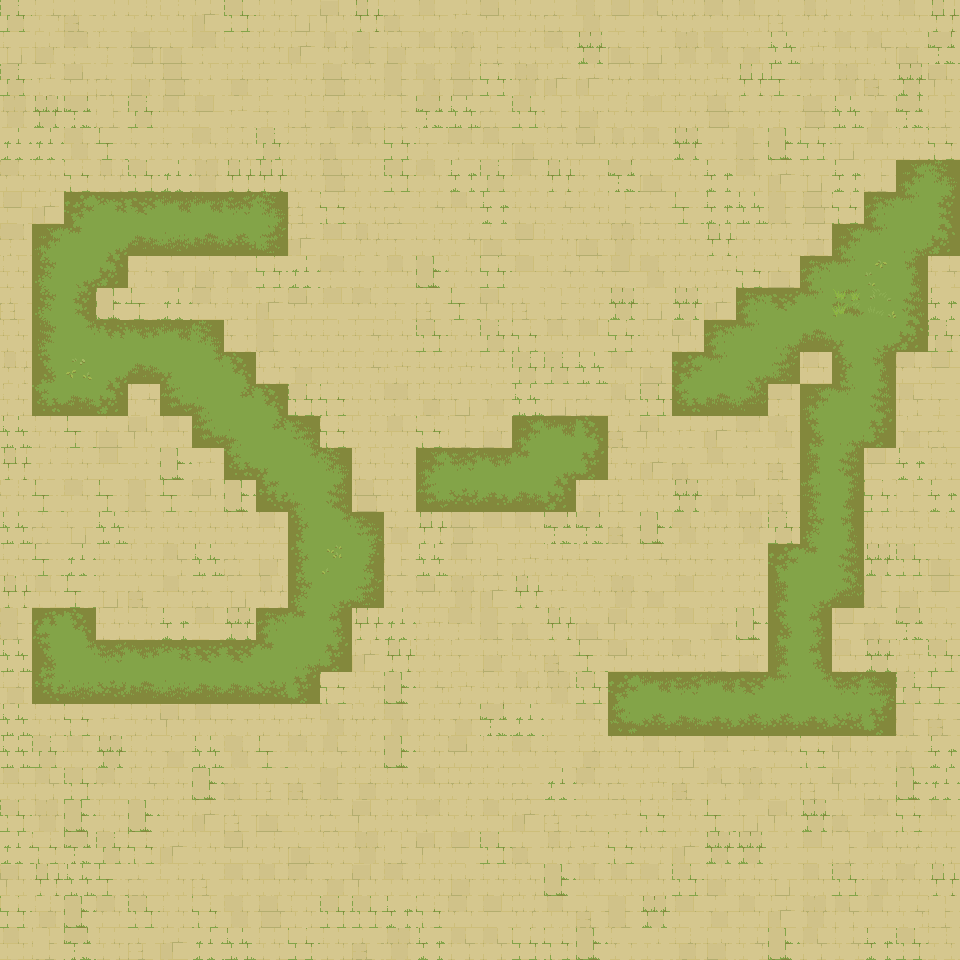

Rendered tile map (Tiled .tmx) drawn with the repository's tilesets; below, a short description and the map source with its tile grids summarised:
An orthogonal 30x30 tile map with 32x32 px tiles, 4 tile layers (ground, water, walls-1-2-3-4, walls-5-6-7-8), 18 tilesets and 810 objects (810x water).

<map version="1.10" tiledversion="1.10.1" orientation="orthogonal" renderorder="right-down" width="30" height="30" tilewidth="32" tileheight="32" infinite="0" nextlayerid="17" nextobjectid="862">
 <properties>
  <property name="AutomappingRadius" type="int" value="4" />
 </properties>
 <tileset firstgid="1" source="Terrain - Ancient Ruins.tsx" />
 <tileset firstgid="2210" source="Ancient Ruins-Tileset - wall 1.tsx" />
 <tileset firstgid="2450" source="Ancient Ruins-Tileset - wall 3.tsx" />
 <tileset firstgid="2690" source="Ancient Ruins-Tileset - wall 4.tsx" />
 <tileset firstgid="2930" source="Ancient Ruins-Tileset - wall 5.tsx" />
 <tileset firstgid="3170" source="Ancient Ruins-Tileset - wall 6.tsx" />
 <tileset firstgid="3410" source="Ancient Ruins-Tileset - wall 7.tsx" />
 <tileset firstgid="3650" source="Ancient Ruins-Tileset - wall 8.tsx" />
 <tileset firstgid="3890" source="Ancient Ruins-Animated Terrains-16 frames.tsx" />
 <tileset firstgid="6230" source="Ancient Ruins-Animated Terrains-16 frames-with transparency.tsx" />
 <tileset firstgid="8570" source="Ancient Ruins-Animated Terrains-8 frames.tsx" />
 <tileset firstgid="9527" source="Ancient Ruins-Animated Terrains-8 frames-with transparency.tsx" />
 <tileset firstgid="10484" source="Ancient Ruins-Animated Terrains2-16 frames.tsx" />
 <tileset firstgid="12824" source="Ancient Ruins-Animated Terrains2-8 frames.tsx" />
 <tileset firstgid="13781" source="Ancient Ruins-Animated Terrains2-8 frames-with transparency.tsx" />
 <tileset firstgid="14738" source="Ancient Ruins-Animated Terrains2-16 frames-with transparency.tsx" />
 <tileset firstgid="17078" source="Ancient Ruins-Tileset-Terrain2.tsx" />
 <tileset firstgid="21108" source="Ancient Ruins-Tileset - wall 2.tsx" />
 <layer id="13" name="ground" width="30" height="30">
  <data>[900 cells, 900 non-empty, 105 distinct tile ids]</data>
 </layer>
 <layer id="15" name="water" width="30" height="30">
  <data>[900 cells, 0 non-empty, 0 distinct tile ids]</data>
 </layer>
 <layer id="1" name="walls-1-2-3-4" width="30" height="30">
  <data>[900 cells, 0 non-empty, 0 distinct tile ids]</data>
 </layer>
 <layer id="6" name="walls-5-6-7-8" width="30" height="30">
  <data>[900 cells, 0 non-empty, 0 distinct tile ids]</data>
 </layer>
 <objectgroup id="16" name="objects">
  <object id="52" name="water" x="0" y="0" width="32" height="32" />
  <object id="53" name="water" x="32" y="0" width="32" height="32" />
  <object id="54" name="water" x="0" y="32" width="32" height="32" />
  <object id="55" name="water" x="32" y="32" width="32" height="32" />
  <object id="56" name="water" x="64" y="0" width="32" height="32" />
  <object id="57" name="water" x="64" y="32" width="32" height="32" />
  <object id="58" name="water" x="0" y="64" width="32" height="32" />
  <object id="59" name="water" x="32" y="64" width="32" height="32" />
  <object id="60" name="water" x="64" y="64" width="32" height="32" />
  <object id="61" name="water" x="96" y="0" width="32" height="32" />
  <object id="62" name="water" x="96" y="32" width="32" height="32" />
  <object id="63" name="water" x="96" y="64" width="32" height="32" />
  <object id="64" name="water" x="128" y="0" width="32" height="32" />
  <object id="65" name="water" x="128" y="32" width="32" height="32" />
  <object id="66" name="water" x="128" y="64" width="32" height="32" />
  <object id="67" name="water" x="160" y="0" width="32" height="32" />
  <object id="68" name="water" x="192" y="0" width="32" height="32" />
  <object id="69" name="water" x="160" y="32" width="32" height="32" />
  <object id="70" name="water" x="192" y="32" width="32" height="32" />
  <object id="71" name="water" x="224" y="0" width="32" height="32" />
  <object id="72" name="water" x="224" y="32" width="32" height="32" />
  <object id="73" name="water" x="160" y="64" width="32" height="32" />
  <object id="74" name="water" x="192" y="64" width="32" height="32" />
  <object id="75" name="water" x="224" y="64" width="32" height="32" />
  <object id="76" name="water" x="256" y="0" width="32" height="32" />
  <object id="77" name="water" x="256" y="32" width="32" height="32" />
  <object id="78" name="water" x="256" y="64" width="32" height="32" />
  <object id="79" name="water" x="288" y="0" width="32" height="32" />
  <object id="80" name="water" x="288" y="32" width="32" height="32" />
  <object id="81" name="water" x="288" y="64" width="32" height="32" />
  <object id="82" name="water" x="0" y="96" width="32" height="32" />
  <object id="83" name="water" x="32" y="96" width="32" height="32" />
  <object id="84" name="water" x="0" y="128" width="32" height="32" />
  <object id="85" name="water" x="32" y="128" width="32" height="32" />
  <object id="86" name="water" x="64" y="96" width="32" height="32" />
  <object id="87" name="water" x="64" y="128" width="32" height="32" />
  <object id="88" name="water" x="0" y="160" width="32" height="32" />
  <object id="89" name="water" x="32" y="160" width="32" height="32" />
  <object id="90" name="water" x="64" y="160" width="32" height="32" />
  <object id="91" name="water" x="96" y="96" width="32" height="32" />
  <object id="92" name="water" x="96" y="128" width="32" height="32" />
  <object id="93" name="water" x="96" y="160" width="32" height="32" />
  <object id="94" name="water" x="128" y="96" width="32" height="32" />
  <object id="95" name="water" x="128" y="128" width="32" height="32" />
  <object id="96" name="water" x="128" y="160" width="32" height="32" />
  <object id="97" name="water" x="160" y="96" width="32" height="32" />
  <object id="98" name="water" x="192" y="96" width="32" height="32" />
  <object id="99" name="water" x="160" y="128" width="32" height="32" />
  <object id="100" name="water" x="192" y="128" width="32" height="32" />
  <object id="101" name="water" x="224" y="96" width="32" height="32" />
  <object id="102" name="water" x="224" y="128" width="32" height="32" />
  <object id="103" name="water" x="160" y="160" width="32" height="32" />
  <object id="104" name="water" x="192" y="160" width="32" height="32" />
  <object id="105" name="water" x="224" y="160" width="32" height="32" />
  <object id="106" name="water" x="256" y="96" width="32" height="32" />
  <object id="107" name="water" x="256" y="128" width="32" height="32" />
  <object id="108" name="water" x="256" y="160" width="32" height="32" />
  <object id="109" name="water" x="288" y="96" width="32" height="32" />
  <object id="110" name="water" x="288" y="128" width="32" height="32" />
  <object id="111" name="water" x="288" y="160" width="32" height="32" />
  <object id="112" name="water" x="0" y="192" width="32" height="32" />
  <object id="113" name="water" x="32" y="192" width="32" height="32" />
  <object id="114" name="water" x="0" y="224" width="32" height="32" />
  <object id="115" name="water" x="32" y="224" width="32" height="32" />
  <object id="116" name="water" x="64" y="192" width="32" height="32" />
  <object id="117" name="water" x="64" y="224" width="32" height="32" />
  <object id="118" name="water" x="0" y="256" width="32" height="32" />
  <object id="119" name="water" x="32" y="256" width="32" height="32" />
  <object id="120" name="water" x="64" y="256" width="32" height="32" />
  <object id="121" name="water" x="96" y="192" width="32" height="32" />
  </objectgroup>
</map>
<!-- 740 of 810 objects omitted -->
